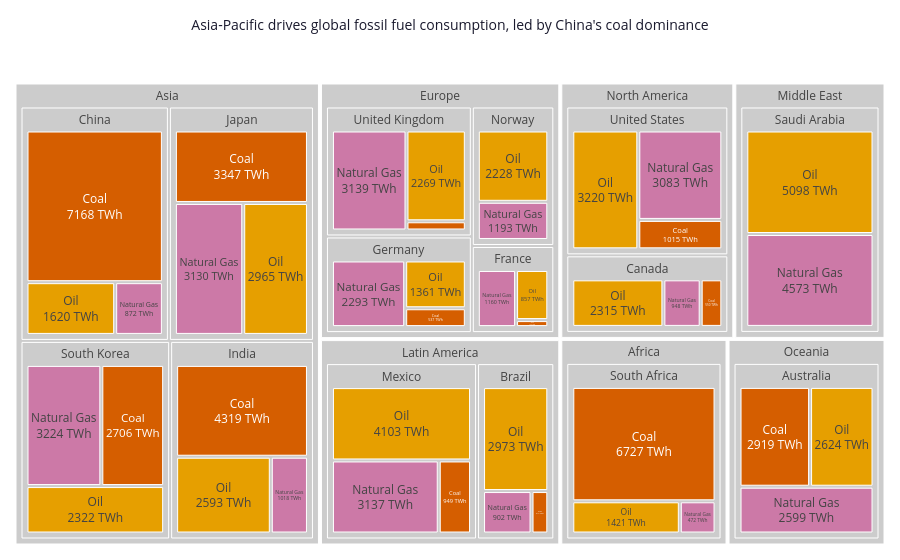

Notebook code for this chart:
### Code cell
# Task 1 — Treemap: fossil fuel dependency by country

fossil_df = df.loc[df['Source_Type'] == 'Fossil'].copy()


fossil_colors = {
    'Coal':        '#D55E00',  
    'Oil':         '#E69F00',  
    'Natural Gas': '#CC79A7',  
}

fig1 = px.treemap(
    fossil_df,
    path=['Region', 'Country', 'Source'],
    values='TWh',
    color='Source',
    color_discrete_map=fossil_colors,
    title='Asia-Pacific drives global fossil fuel consumption, led by China\'s coal dominance',
)

fig1.update_traces(
    texttemplate='%{label}<br>%{value:.0f} TWh',
    textposition='middle center',
)


fig1.data[0].marker.colors = [
    fossil_colors.get(label, '#CCCCCC')
    for label in fig1.data[0].labels
]

fig1.update_layout(
    template='plotly_white',
    title_x=0.5,
    title_font=dict(size=14, color='#1a1a2e'),
    margin=dict(t=60, l=10, r=10, b=10),
)

fig1.show()

### Figure 1 — Plotly figure (JSON) as saved in the notebook; plotly's stock layout.template omitted (floating-point values rounded to 4 significant figures)
{"data": [{"branchvalues": "total", "customdata": [["(?)"], ["(?)"], ["(?)"], ["(?)"], ["(?)"], ["(?)"], ["(?)"], ["(?)"], ["(?)"], ["(?)"], ["(?)"], ["(?)"], ["(?)"], ["(?)"], ["(?)"], ["(?)"], ["(?)"], ["(?)"], ["(?)"], ["(?)"], ["(?)"], ["(?)"], ["Coal"], ["Coal"], ["Coal"], ["Coal"], ["Coal"], ["Coal"], ["Coal"], ["Coal"], ["Coal"], ["Coal"], ["Coal"], ["Coal"], ["Coal"], ["Natural Gas"], ["Natural Gas"], ["Natural Gas"], ["Natural Gas"], ["Natural Gas"], ["Natural Gas"], ["Natural Gas"], ["Natural Gas"], ["Natural Gas"], ["Natural Gas"], ["Natural Gas"], ["Natural Gas"], ["Natural Gas"], ["Natural Gas"], ["Natural Gas"], ["Oil"], ["Oil"], ["Oil"], ["Oil"], ["Oil"], ["Oil"], ["Oil"], ["Oil"], ["Oil"], ["Oil"], ["Oil"], ["Oil"], ["Oil"], ["Oil"], ["Oil"]], "domain": {"x": [0, 1], "y": [0, 1]}, "hovertemplate": "labels=%{label}<br>TWh=%{value}<br>parent=%{parent}<br>id=%{id}<br>Source=%{customdata[0]}<extra></extra>", "ids": ["Africa", "North America/United States", "Asia/China", "Europe/Germany", "Europe/France", "Europe/United Kingdom", "Asia/India", "Latin America/Brazil", "Oceania/Australia", "Middle East", "Asia/South Korea", "Asia/Japan", "Middle East/Saudi Arabia", "Africa/South Africa", "North America/Canada", "Latin America/Mexico", "North America", "Asia", "Europe", "Latin America", "Oceania", "Europe/Norway", "Latin America/Mexico/Coal", "North America/Canada/Coal", "Africa/South Africa/Coal", "Asia/South Korea/Coal", "North America/United States/Coal", "Latin America/Brazil/Coal", "Europe/France/Coal", "Asia/India/Coal", "Asia/Japan/Coal", "Asia/China/Coal", "Europe/Germany/Coal", "Europe/United Kingdom/Coal", "Oceania/Australia/Coal", "Europe/United Kingdom/Natural Gas", "Europe/Germany/Natural Gas", "Asia/India/Natural Gas", "Asia/Japan/Natural Gas", "Latin America/Brazil/Natural Gas", "Latin America/Mexico/Natural Gas", "North America/Canada/Natural Gas", "Africa/South Africa/Natural Gas", "Oceania/Australia/Natural Gas", "Middle East/Saudi Arabia/Natural Gas", "Europe/Norway/Natural Gas", "North America/United States/Natural Gas", "Asia/South Korea/Natural Gas", "Asia/China/Natural Gas", "Europe/France/Natural Gas", "Asia/China/Oil", "Europe/Germany/Oil", "North America/United States/Oil", "Asia/Japan/Oil", "Europe/United Kingdom/Oil", "Asia/India/Oil", "Latin America/Brazil/Oil", "Latin America/Mexico/Oil", "North America/Canada/Oil", "Oceania/Australia/Oil", "Africa/South Africa/Oil", "Europe/Norway/Oil", "Asia/South Korea/Oil", "Europe/France/Oil", "Middle East/Saudi Arabia/Oil"], "labels": ["Africa", "United States", "China", "Germany", "France", "United Kingdom", "India", "Brazil", "Australia", "Middle East", "South Korea", "Japan", "Saudi Arabia", "South Africa", "Canada", "Mexico", "North America", "Asia", "Europe", "Latin America", "Oceania", "Norway", "Coal", "Coal", "Coal", "Coal", "Coal", "Coal", "Coal", "Coal", "Coal", "Coal", "Coal", "Coal", "Coal", "Natural Gas", "Natural Gas", "Natural Gas", "Natural Gas", "Natural Gas", "Natural Gas", "Natural Gas", "Natural Gas", "Natural Gas", "Natural Gas", "Natural Gas", "Natural Gas", "Natural Gas", "Natural Gas", "Natural Gas", "Oil", "Oil", "Oil", "Oil", "Oil", "Oil", "Oil", "Oil", "Oil", "Oil", "Oil", "Oil", "Oil", "Oil", "Oil"], "marker": {"colors": ["#CCCCCC", "#CCCCCC", "#CCCCCC", "#CCCCCC", "#CCCCCC", "#CCCCCC", "#CCCCCC", "#CCCCCC", "#CCCCCC", "#CCCCCC", "#CCCCCC", "#CCCCCC", "#CCCCCC", "#CCCCCC", "#CCCCCC", "#CCCCCC", "#CCCCCC", "#CCCCCC", "#CCCCCC", "#CCCCCC", "#CCCCCC", "#CCCCCC", "#D55E00", "#D55E00", "#D55E00", "#D55E00", "#D55E00", "#D55E00", "#D55E00", "#D55E00", "#D55E00", "#D55E00", "#D55E00", "#D55E00", "#D55E00", "#CC79A7", "#CC79A7", "#CC79A7", "#CC79A7", "#CC79A7", "#CC79A7", "#CC79A7", "#CC79A7", "#CC79A7", "#CC79A7", "#CC79A7", "#CC79A7", "#CC79A7", "#CC79A7", "#CC79A7", "#E69F00", "#E69F00", "#E69F00", "#E69F00", "#E69F00", "#E69F00", "#E69F00", "#E69F00", "#E69F00", "#E69F00", "#E69F00", "#E69F00", "#E69F00", "#E69F00", "#E69F00"]}, "name": "", "parents": ["", "North America", "Asia", "Europe", "Europe", "Europe", "Asia", "Latin America", "Oceania", "", "Asia", "Asia", "Middle East", "Africa", "North America", "Latin America", "", "", "", "", "", "Europe", "Latin America/Mexico", "North America/Canada", "Africa/South Africa", "Asia/South Korea", "North America/United States", "Latin America/Brazil", "Europe/France", "Asia/India", "Asia/Japan", "Asia/China", "Europe/Germany", "Europe/United Kingdom", "Oceania/Australia", "Europe/United Kingdom", "Europe/Germany", "Asia/India", "Asia/Japan", "Latin America/Brazil", "Latin America/Mexico", "North America/Canada", "Africa/South Africa", "Oceania/Australia", "Middle East/Saudi Arabia", "Europe/Norway", "North America/United States", "Asia/South Korea", "Asia/China", "Europe/France", "Asia/China", "Europe/Germany", "North America/United States", "Asia/Japan", "Europe/United Kingdom", "Asia/India", "Latin America/Brazil", "Latin America/Mexico", "North America/Canada", "Oceania/Australia", "Africa/South Africa", "Europe/Norway", "Asia/South Korea", "Europe/France", "Middle East/Saudi Arabia"], "textposition": "middle center", "texttemplate": "%{label}<br>%{value:.0f} TWh", "type": "treemap", "values": [8620.0, 7318.0, 9660.0, 4191.0, 2137.0, 5638.0, 7930.0, 4187.0, 8142.0, 9671.0, 8252.0, 9442.0, 9671.0, 8620.0, 3813.0, 8189.0, 11130.0, 35280.0, 15390.0, 12380.0, 8142.0, 3421.0, 949.0, 550.0, 6727.0, 2706.0, 1015.0, 312.0, 120.0, 4319.0, 3347.0, 7168.0, 537.0, 230.0, 2919.0, 3139.0, 2293.0, 1018.0, 3130.0, 902.0, 3137.0, 948.0, 472.0, 2599.0, 4573.0, 1193.0, 3083.0, 3224.0, 872.0, 1160.0, 1620.0, 1361.0, 3220.0, 2965.0, 2269.0, 2593.0, 2973.0, 4103.0, 2315.0, 2624.0, 1421.0, 2228.0, 2322.0, 857.0, 5098.0]}], "layout": {"legend": {"tracegroupgap": 0}, "margin": {"b": 10, "l": 10, "r": 10, "t": 60}, "title": {"font": {"color": "#1a1a2e", "size": 14}, "text": "Asia-Pacific drives global fossil fuel consumption, led by China's coal dominance", "x": 0.5}}}
